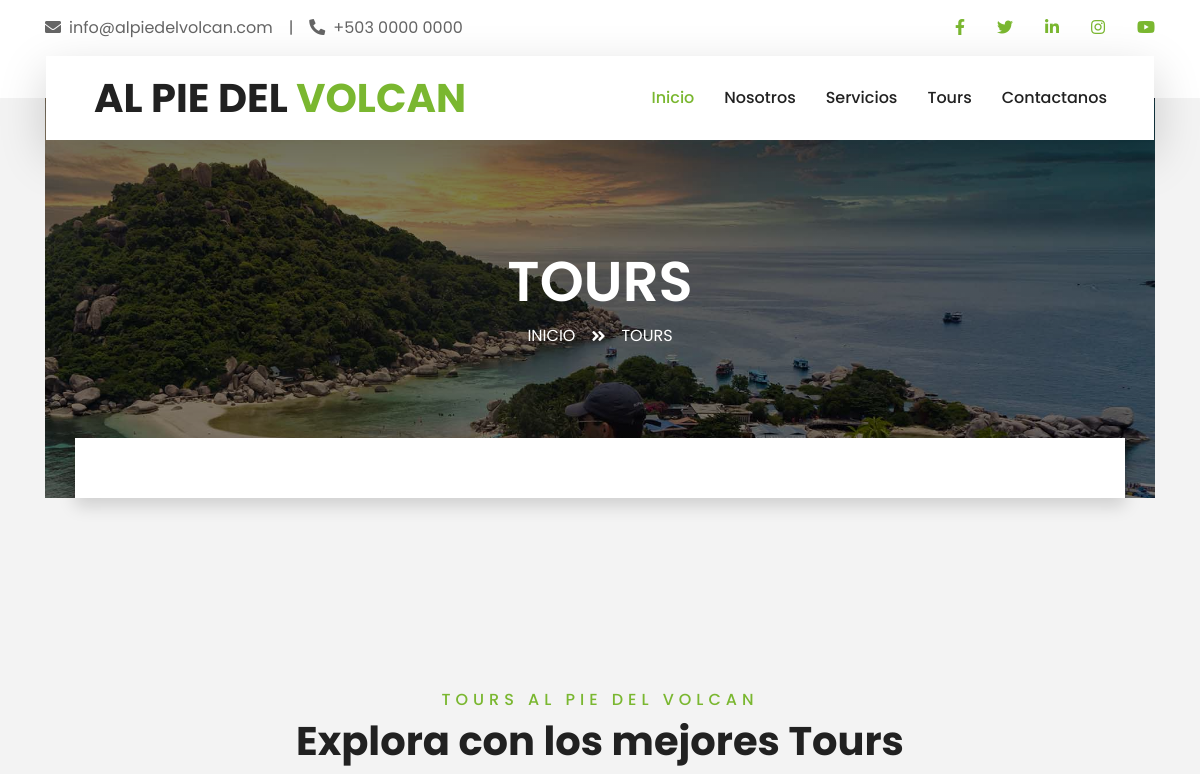
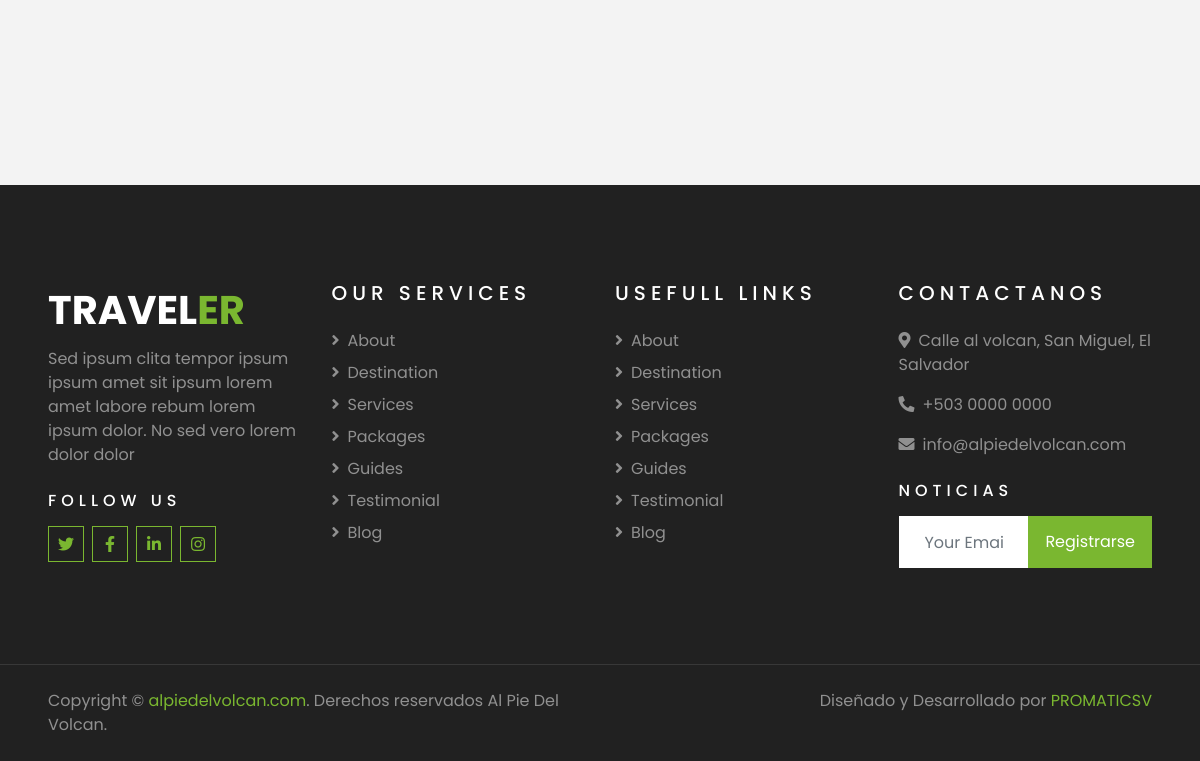
Page /tours/ on the earlier database version (2 pictures, top to bottom).
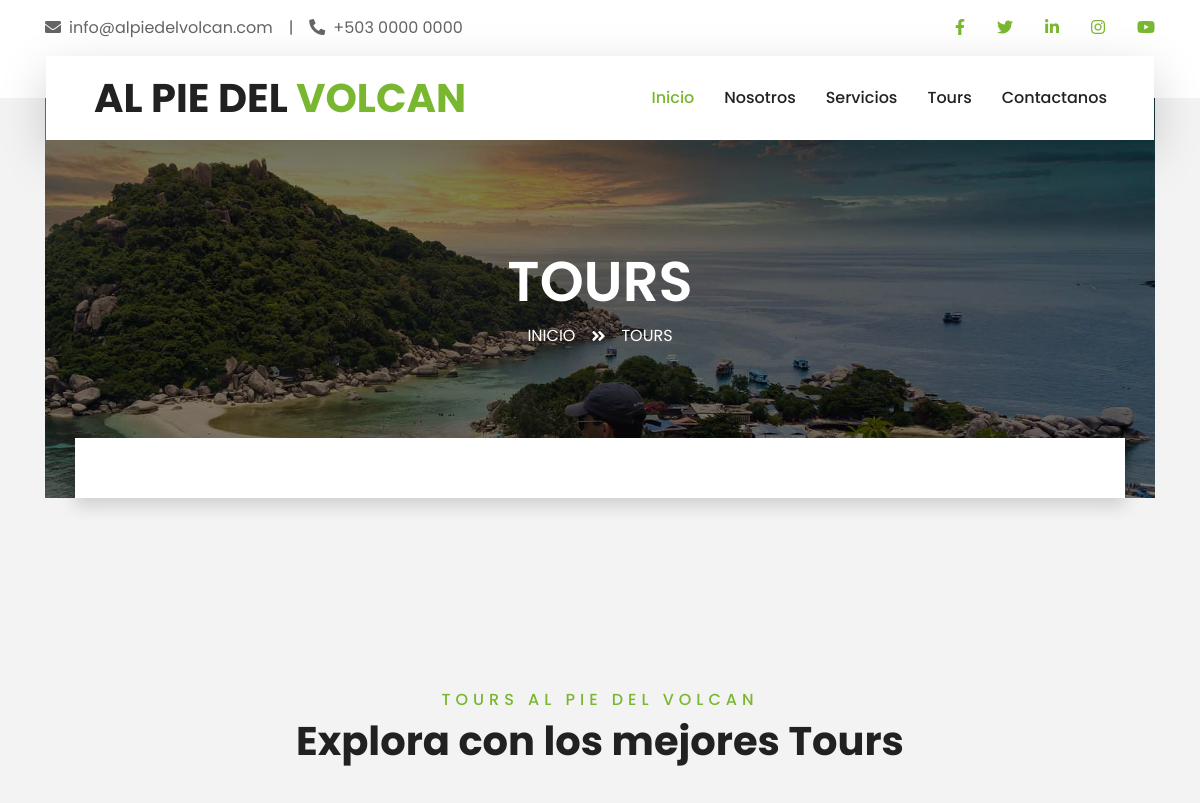
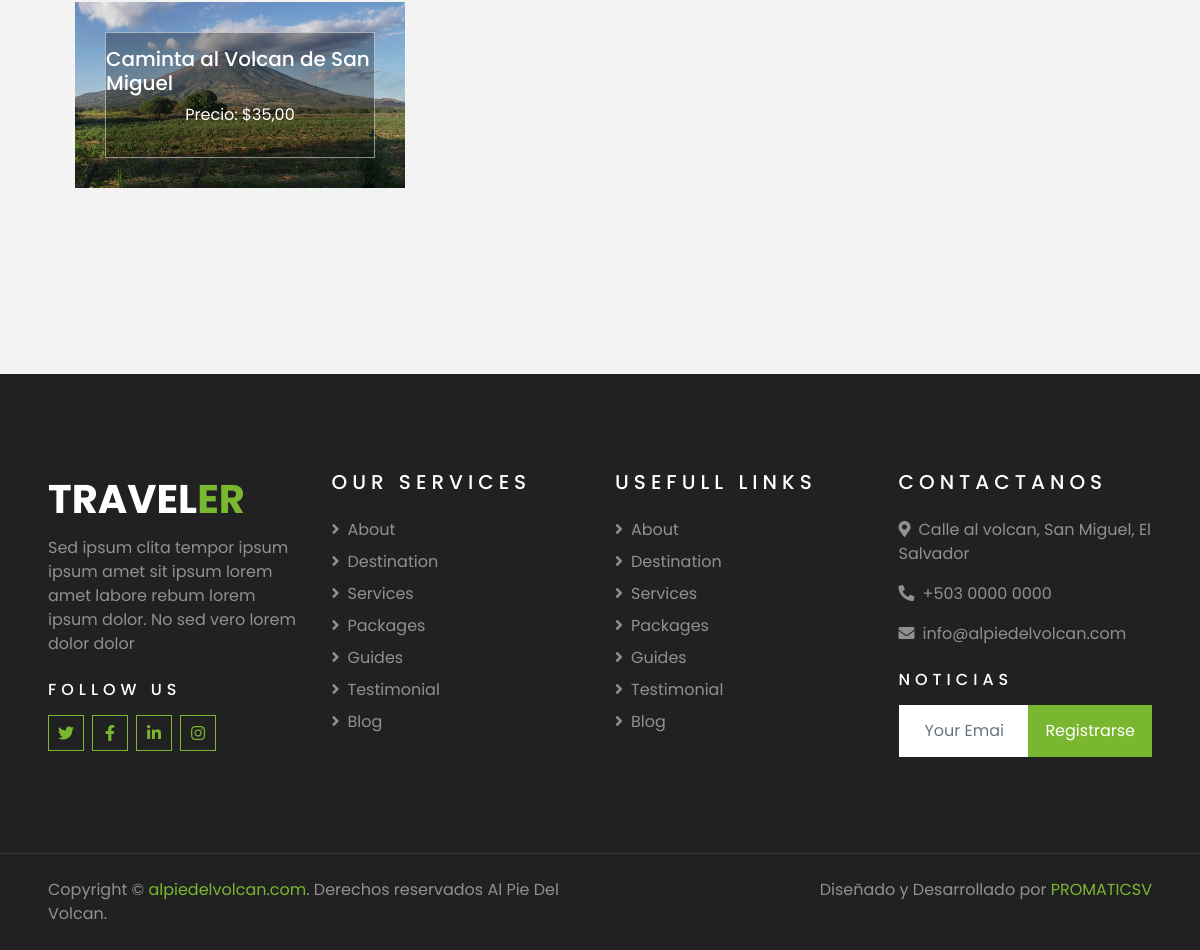
Same page on the later database version (2 pictures, top to bottom).
### Tours/models.py (models this page shows, shortened)
class Tour(models.Model):
    titulo = models.CharField(max_length=50, unique=True)
    descripcion = models.TextField()
    precio = models.DecimalField(max_digits=6, decimal_places=2) #Precio del tour en dolares americanos
    duracion = models.PositiveIntegerField()   #Duracion del tour en dias
    iva = models.BooleanField(default=False)    #Si es True el precio es con IVA (19%) si no lo es sin IVA (0%).
    imagen = models.ImageField(upload_to='tours')
    tipo_tour = models.ForeignKey(TipoTour, on_delete=models.SET_NULL, null=True, blank=True)

### Tours/views.py (the view)
# urls.py: path('', views.tours_index, name='tours'),
def tours_index(request):
    tours = Tour.objects.all()
    return render(request, 'show_tours.html', {'tours': tours})

### Tours/templates/show_tours.html (shortened to what this page needs)
{% extends "base.html" %}
{% block content %}
<div class="container-fluid page-header">
    <div class="container">
        <div class="d-flex flex-column align-items-center justify-content-center" style="min-height: 400px">
            <h3 class="display-4 text-white text-uppercase">Tours</h3>
            <div class="d-inline-flex text-white">
                <p class="m-0 text-uppercase"><a class="text-white" href="">Inicio</a></p>
                <i class="fa fa-angle-double-right pt-1 px-3"></i>
                <p class="m-0 text-uppercase">Tours</p>
            </div>
        </div>
    </div>
</div>
<div class="container-fluid booking mt-5 pb-5">
    <div class="container pb-5">
        <div class="bg-light shadow" style="padding: 30px;">
        </div>
    </div>
</div>
<div class="container-fluid py-5">
    <div class="container pt-5 pb-3">
        <div class="text-center mb-3 pb-3">
            <h6 class="text-primary text-uppercase" style="letter-spacing: 5px;">Tours Al Pie del Volcan</h6>
            <h1>Explora con los mejores Tours</h1>
        </div>
        <div class="row">
            {% for tour in tours %}
            <div class="col-lg-4 col-md-6 mb-4">
                <div class="destination-item position-relative overflow-hidden mb-2">
                    <img class="img-fluid" src="{{ tour.imagen.url }}" alt="{{ tour.titulo }}">
                    <a class="destination-overlay text-white text-decoration-none" href="{% url 'tour_detail' tour.id %}">
                        <h5 class="text-white">{{ tour.titulo }}</h5>
                        <p class="text-white">Precio: ${{ tour.precio }}</p>
                    </a>
                </div>
            </div>
            {% endfor %}
        </div>
    </div>
</div>
{% endblock content %}

### templates/base.html (shortened to what this page needs)
{% load static %}
<!DOCTYPE html>
<html lang="en">
<head>
    {% include "sections/head.html" %}
</head>
<body>
    {% include "sections/topbardstart.html" %}
    {% include "sections/navbar.html" %}
    <div class="container">
        {% block content %}
        {% endblock content %}
    </div>
{% include "sections/footer.html" %}
</body>
</html>

### templates/sections/head.html (shortened to what this page needs)
{% load static %}
    <link href="https://cdnjs.cloudflare.com/ajax/libs/font-awesome/5.10.0/css/all.min.css" rel="stylesheet">
    <link href="{% static 'lib/owlcarousel/assets/owl.carousel.min.css' %}" rel="stylesheet">
    <link href="{% static 'lib/tempusdominus/css/tempusdominus-bootstrap-4.min.css' %}" rel="stylesheet" />
    <link href="{% static 'css/style.css' %}" rel="stylesheet">

### templates/sections/topbardstart.html
<div class="container-fluid bg-light pt-3 d-none d-lg-block">
    <div class="container">
        <div class="row">
            <div class="col-lg-6 text-center text-lg-left mb-2 mb-lg-0">
                <div class="d-inline-flex align-items-center">
                    <p><i class="fa fa-envelope mr-2"></i>info@alpiedelvolcan.com</p>
                    <p class="text-body px-3">|</p>
                    <p><i class="fa fa-phone-alt mr-2"></i>+503 0000 0000</p>
                </div>
            </div>
            <div class="col-lg-6 text-center text-lg-right">
                <div class="d-inline-flex align-items-center">
                    <a class="text-primary px-3" href="">
                        <i class="fab fa-facebook-f"></i>
                    </a>
                    <a class="text-primary px-3" href="">
                        <i class="fab fa-twitter"></i>
                    </a>
                    <a class="text-primary px-3" href="">
                        <i class="fab fa-linkedin-in"></i>
                    </a>
                    <a class="text-primary px-3" href="">
                        <i class="fab fa-instagram"></i>
                    </a>
                    <a class="text-primary pl-3" href="">
                        <i class="fab fa-youtube"></i>
                    </a>
                </div>
            </div>
        </div>
    </div>
</div>

### templates/sections/navbar.html (shortened to what this page needs)
<div class="container-fluid position-relative nav-bar p-0">
    <div class="container-lg position-relative p-0 px-lg-3" style="z-index: 9;">
        <nav class="navbar navbar-expand-lg bg-light navbar-light shadow-lg py-3 py-lg-0 pl-3 pl-lg-5">
            <a href="" class="navbar-brand">
                <h1 class="m-0 text-primary"><span class="text-dark">AL PIE DEL </span>VOLCAN</h1>
            </a>
            <div class="collapse navbar-collapse justify-content-between px-3" id="navbarCollapse">
                <div class="navbar-nav ml-auto py-0">
                    <a href="#" class="nav-item nav-link active">Inicio</a>
                    <a href="#" class="nav-item nav-link">Nosotros</a>
                    <a href="#" class="nav-item nav-link">Servicios</a>
                    <a href="{% url "tours" %}" class="nav-item nav-link">Tours</a>
                    <a href="#" class="nav-item nav-link">Contactanos</a>
                </div>
            </div>
        </nav>
    </div>
</div>

### templates/sections/footer.html
    <div class="container-fluid bg-dark text-white-50 py-5 px-sm-3 px-lg-5" style="margin-top: 90px;">
        <div class="row pt-5">
            <div class="col-lg-3 col-md-6 mb-5">
                <a href="" class="navbar-brand">
                    <h1 class="text-primary"><span class="text-white">TRAVEL</span>ER</h1>
                </a>
                <p>Sed ipsum clita tempor ipsum ipsum amet sit ipsum lorem amet labore rebum lorem ipsum dolor. No sed vero lorem dolor dolor</p>
                <h6 class="text-white text-uppercase mt-4 mb-3" style="letter-spacing: 5px;">Follow Us</h6>
                <div class="d-flex justify-content-start">
                    <a class="btn btn-outline-primary btn-square mr-2" href="#"><i class="fab fa-twitter"></i></a>
                    <a class="btn btn-outline-primary btn-square mr-2" href="#"><i class="fab fa-facebook-f"></i></a>
                    <a class="btn btn-outline-primary btn-square mr-2" href="#"><i class="fab fa-linkedin-in"></i></a>
                    <a class="btn btn-outline-primary btn-square" href="#"><i class="fab fa-instagram"></i></a>
                </div>
            </div>
            <div class="col-lg-3 col-md-6 mb-5">
                <h5 class="text-white text-uppercase mb-4" style="letter-spacing: 5px;">Our Services</h5>
                <div class="d-flex flex-column justify-content-start">
                    <a class="text-white-50 mb-2" href="#"><i class="fa fa-angle-right mr-2"></i>About</a>
                    <a class="text-white-50 mb-2" href="#"><i class="fa fa-angle-right mr-2"></i>Destination</a>
                    <a class="text-white-50 mb-2" href="#"><i class="fa fa-angle-right mr-2"></i>Services</a>
                    <a class="text-white-50 mb-2" href="#"><i class="fa fa-angle-right mr-2"></i>Packages</a>
                    <a class="text-white-50 mb-2" href="#"><i class="fa fa-angle-right mr-2"></i>Guides</a>
                    <a class="text-white-50 mb-2" href="#"><i class="fa fa-angle-right mr-2"></i>Testimonial</a>
                    <a class="text-white-50" href="#"><i class="fa fa-angle-right mr-2"></i>Blog</a>
                </div>
            </div>
            <div class="col-lg-3 col-md-6 mb-5">
                <h5 class="text-white text-uppercase mb-4" style="letter-spacing: 5px;">Usefull Links</h5>
                <div class="d-flex flex-column justify-content-start">
                    <a class="text-white-50 mb-2" href="#"><i class="fa fa-angle-right mr-2"></i>About</a>
                    <a class="text-white-50 mb-2" href="#"><i class="fa fa-angle-right mr-2"></i>Destination</a>
                    <a class="text-white-50 mb-2" href="#"><i class="fa fa-angle-right mr-2"></i>Services</a>
                    <a class="text-white-50 mb-2" href="#"><i class="fa fa-angle-right mr-2"></i>Packages</a>
                    <a class="text-white-50 mb-2" href="#"><i class="fa fa-angle-right mr-2"></i>Guides</a>
                    <a class="text-white-50 mb-2" href="#"><i class="fa fa-angle-right mr-2"></i>Testimonial</a>
                    <a class="text-white-50" href="#"><i class="fa fa-angle-right mr-2"></i>Blog</a>
                </div>
            </div>
            <div class="col-lg-3 col-md-6 mb-5">
                <h5 class="text-white text-uppercase mb-4" style="letter-spacing: 5px;">Contactanos</h5>
                <p><i class="fa fa-map-marker-alt mr-2"></i>Calle al volcan, San Miguel, El Salvador</p>
                <p><i class="fa fa-phone-alt mr-2"></i>+503 0000 0000</p>
                <p><i class="fa fa-envelope mr-2"></i>info@alpiedelvolcan.com</p>
                <h6 class="text-white text-uppercase mt-4 mb-3" style="letter-spacing: 5px;">Noticias</h6>
                <div class="w-100">
                    <div class="input-group">
                        <input type="text" class="form-control border-light" style="padding: 25px;" placeholder="Your Email">
                        <div class="input-group-append">
                            <button class="btn btn-primary px-3">Registrarse</button>
                        </div>
                    </div>
                </div>
            </div>
        </div>
    </div>
    <div class="container-fluid bg-dark text-white border-top py-4 px-sm-3 px-md-5" style="border-color: rgba(256, 256, 256, .1) !important;">
        <div class="row">
            <div class="col-lg-6 text-center text-md-left mb-3 mb-md-0">
                <p class="m-0 text-white-50">Copyright &copy; <a href="#">alpiedelvolcan.com</a>. Derechos reservados Al Pie Del Volcan.</a>
                </p>
            </div>
            <div class="col-lg-6 text-center text-md-right">
                <p class="m-0 text-white-50">Diseñado y Desarrollado por <a href="#">PROMATICSV</a>
                </p>
            </div>
        </div>
    </div>

Differences in the rows shown:
added Tour: imagen (placeholder picture), titulo "Caminta al Volcan de San Miguel", precio "35,00"
